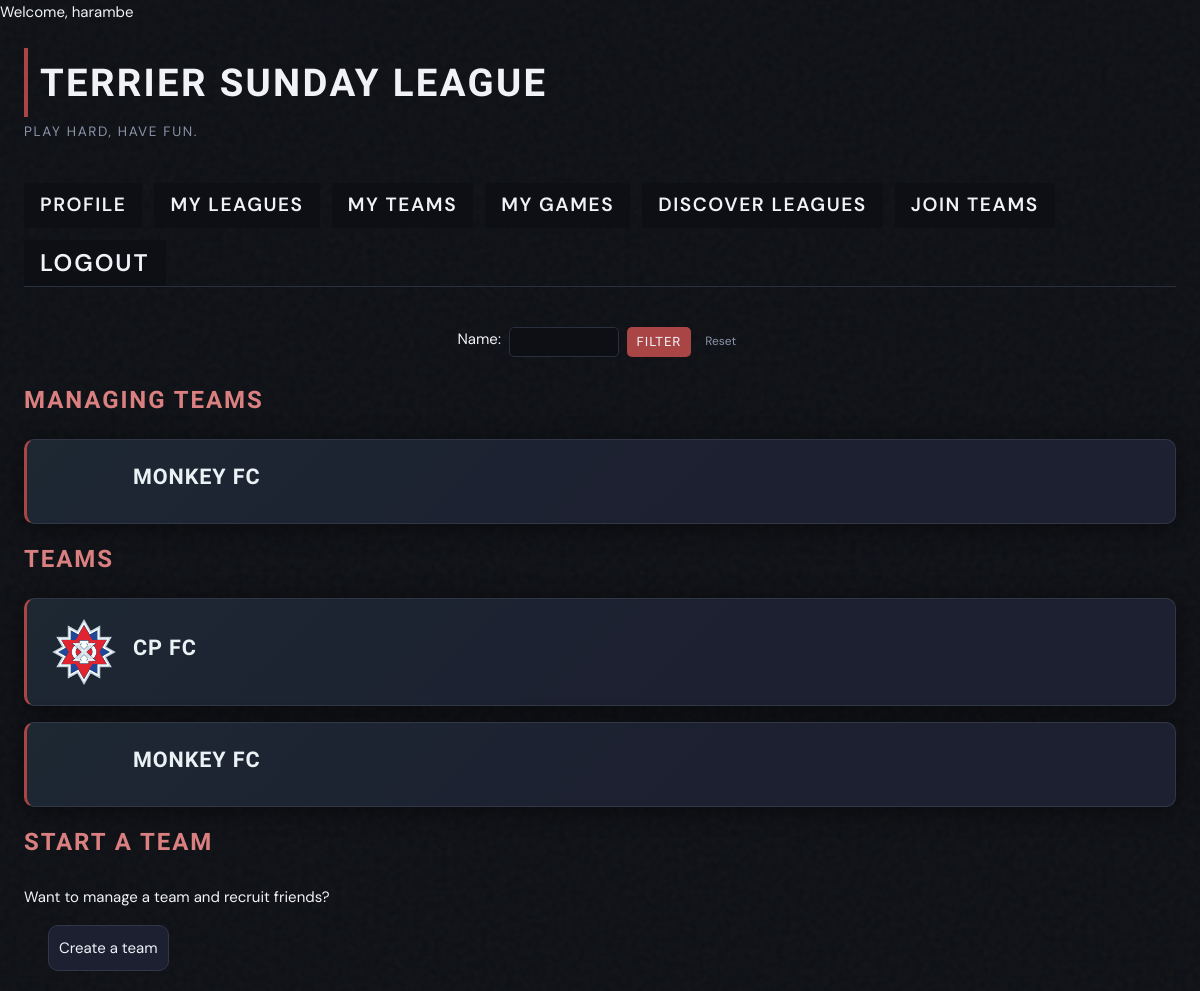
The app's page /sundayleague/my_teams/ (signed in), older data.
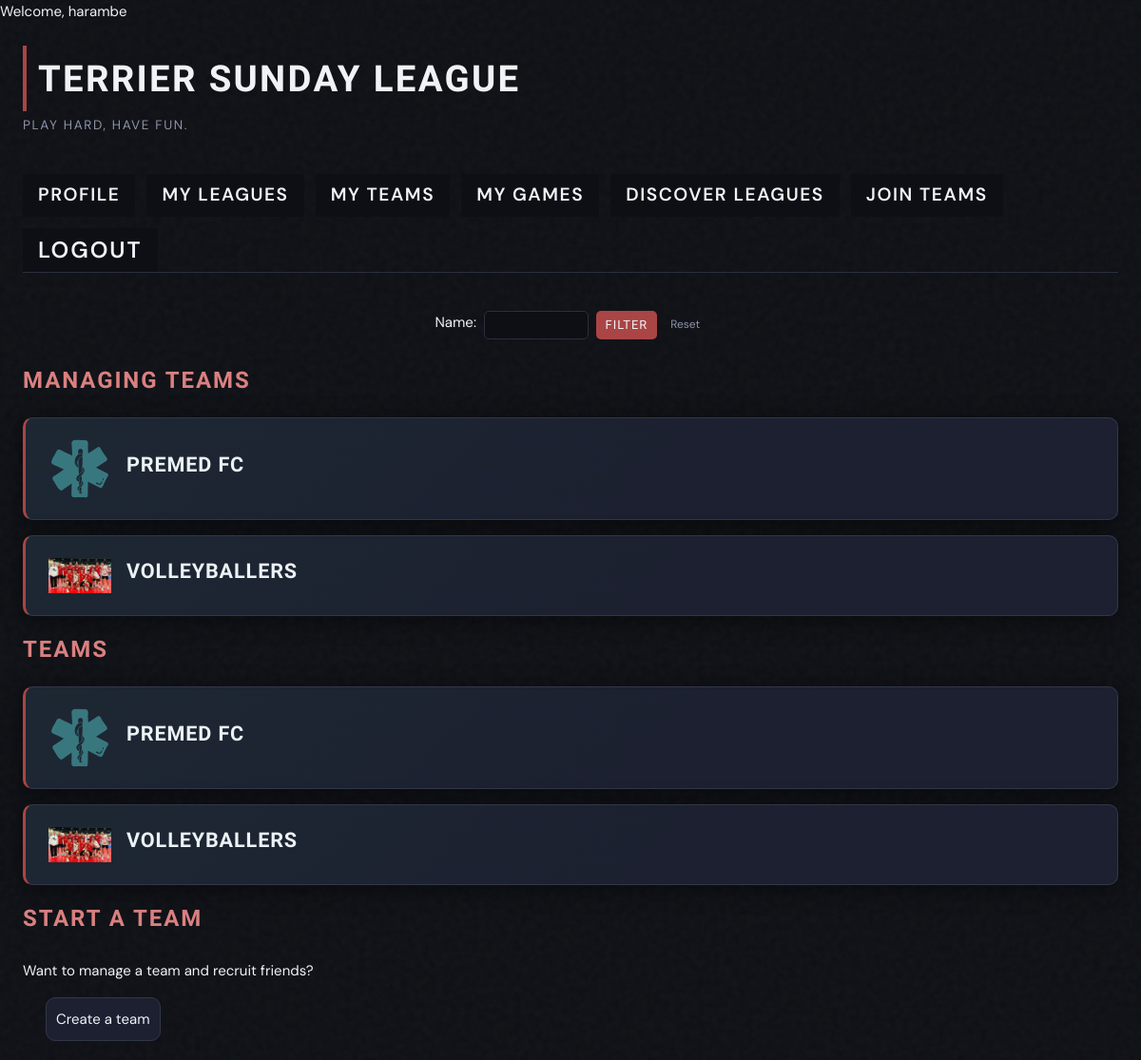
The same page, newer data.
### SundayLeague/models.py (models this page shows, shortened)
class Team(models.Model):
  team_admin = models.ForeignKey(User, on_delete=models.CASCADE) # Controls team settings and can add new members
  name = models.TextField()
  leagues = models.ManyToManyField(League, related_name="teams")
  picture = models.ImageField(default=None, blank=True, null=True)
  discoverable = models.BooleanField(default=True)
  bio = models.TextField(blank=True, null=True)
  def getImageUrl(self):
    if self.picture:
      return self.picture.url
    else:
      return ''

### SundayLeague/views.py (the view)
# urls.py: path('my_teams/', MyTeams.as_view(), name='my_teams'),
class MyTeams(LoginRequiredMixin, ListView):
  login_url = 'login/'
  redirect_field_name = 'redirect_to'
  model = Team
  template_name = 'SundayLeague/my_pages/my_teams.html'
  context_object_name = 'teams'
  def get_queryset(self):
      profile = SLProfile.objects.get(user=self.request.user)
      queryset = profile.getTeams()
      team_name = self.request.GET.get('name')
      if team_name:
        queryset = queryset.filter(name__icontains=team_name)
      return queryset
  def get_context_data(self, **kwargs):
    context = super().get_context_data(**kwargs)
    teams = context['teams']
    context['managing'] = teams.filter(team_admin = self.request.user)
    return context

### SundayLeague/models.py (called while the page is built)
  def getTeams(self):
    return Team.objects.filter(teammember__user=self.user)

### SundayLeague/templates/SundayLeague/my_pages/my_teams.html
{% extends 'SundayLeague/base.html' %}
{% block content %}
  {% include 'SundayLeague/search_forms/team_query.html' %}
  <h2> Managing Teams </h2>
  {% for team in managing %}
    <a href="{% url 'detail_team' team.pk %}">
      <div class="card">
          <div class="game-card-header">
            <img src="{{team.getImageUrl}}" class="team-pfp">
            <p class="league-title">{{team.name}}</p>
          </div>
      </div>
    </a>
  {% endfor %}
  <h2>Teams</h2>
  {% for team in teams %}
   <a href="{% url 'detail_team' team.pk %}">
      <div class="card">
          <div class="game-card-header">
            <img src="{{team.getImageUrl}}" class="team-pfp">
            <p class="league-title">{{team.name}}</p>
          </div>
      </div>
    </a>
  {% endfor %}
  <h2>Start a team</h2>
  <div class="column">
    <p>Want to manage a team and recruit friends?</p>
    <a href="{% url 'create_team' %}" class="button"> Create a team </a>
  </div>
{% endblock %}

Row changes from the older to the newer data that the page shows:
removed Team: name "MONKEY FC"
removed Team: getImageUrl (picture), name "CP FC", shown under "TEAMS"
now on this page (row edited): Team: getImageUrl (picture), name "PREMED FC"
added Team: getImageUrl (picture), name "VOLLEYBALLERS"
